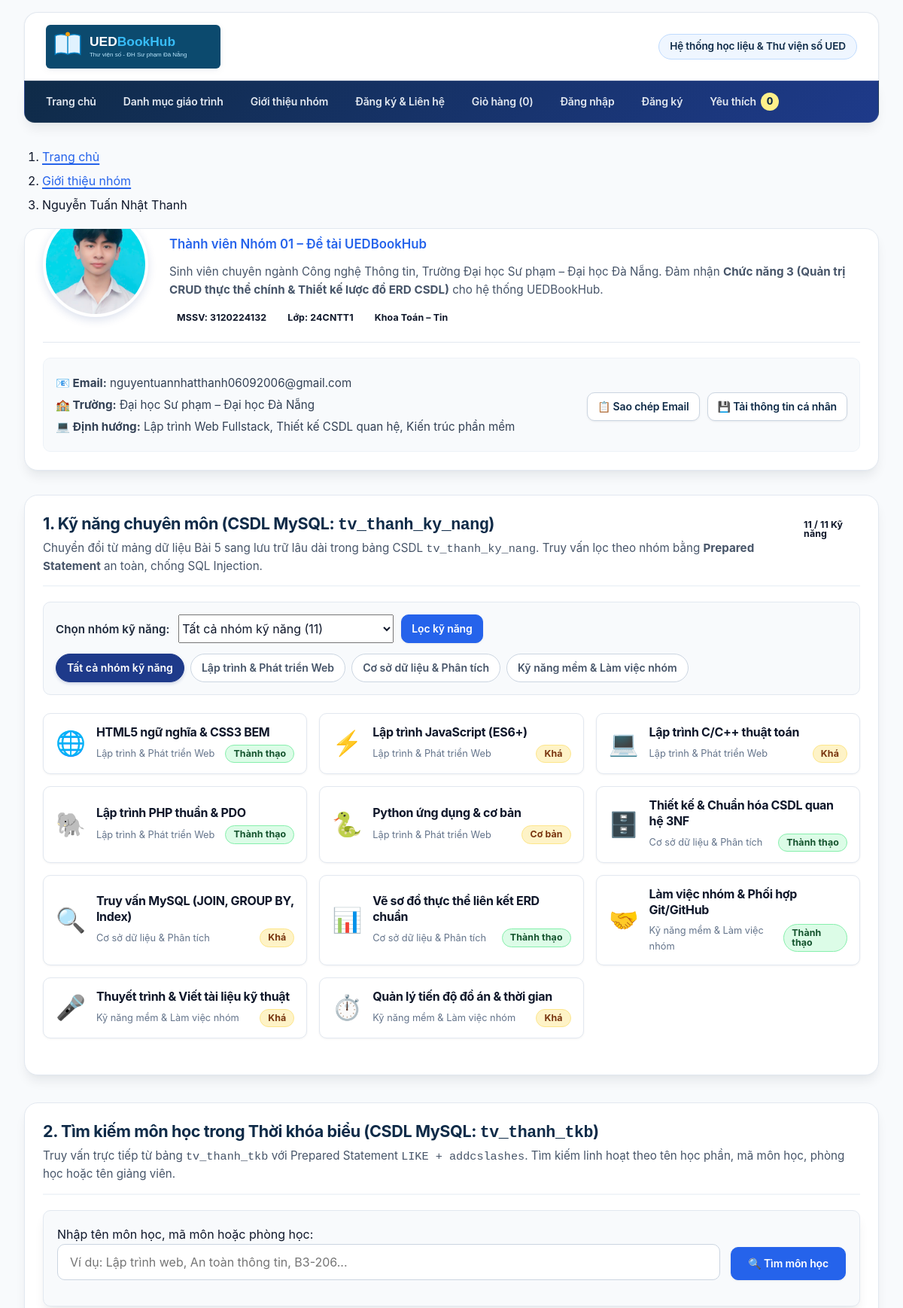
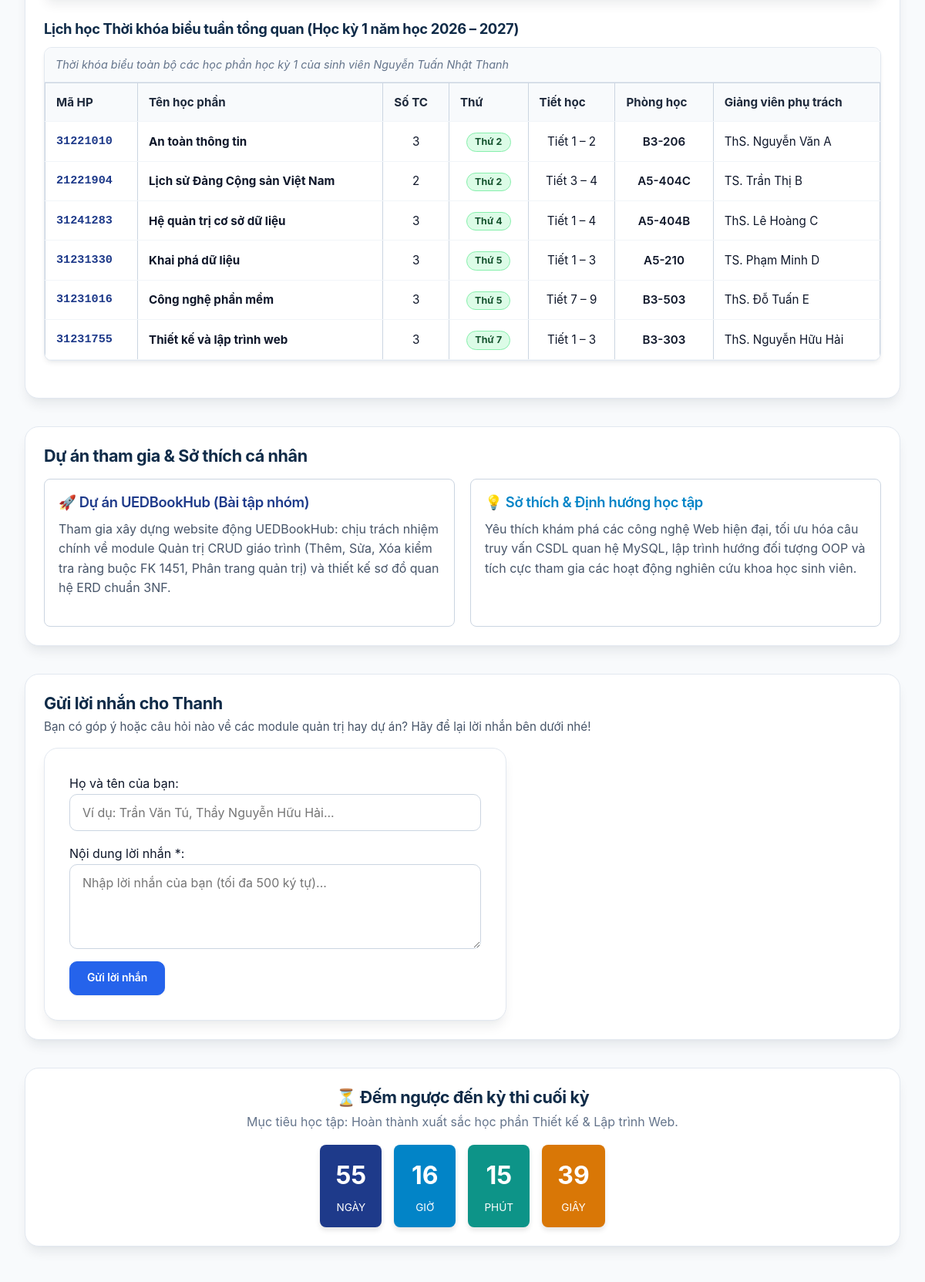
/thanhvien/3120224132_thanh/gioithieu.php (upper part), run on the app's committed database (2 pictures, top to bottom).
### tables this page shows
CREATE TABLE tv_thanh_ky_nang (
    id INT UNSIGNED AUTO_INCREMENT PRIMARY KEY,
    mssv CHAR(10) NOT NULL,
    nhom VARCHAR(50) NOT NULL,  
    ten_ky_nang VARCHAR(100) NOT NULL,
    muc_do VARCHAR(50) NOT NULL DEFAULT 'Khá',  
    bieu_tuong VARCHAR(20) NOT NULL DEFAULT '⭐',
    CONSTRAINT fk_tv_thanh_ky_nang_thanh_vien FOREIGN KEY (mssv)
        REFERENCES thanh_vien(mssv) ON DELETE CASCADE
);

CREATE TABLE tv_thanh_tkb (
    id INT UNSIGNED AUTO_INCREMENT PRIMARY KEY,
    mssv CHAR(10) NOT NULL,
    ma_hoc_phan VARCHAR(30) NOT NULL,
    ten_mon VARCHAR(150) NOT NULL,
    so_tin_chi TINYINT UNSIGNED NOT NULL DEFAULT 3,
    thu VARCHAR(20) NOT NULL,
    tiet_hoc VARCHAR(30) NOT NULL,
    phong_hoc VARCHAR(50) NOT NULL,
    giang_vien VARCHAR(100) NULL,
    CONSTRAINT fk_tv_thanh_tkb_thanh_vien FOREIGN KEY (mssv)
        REFERENCES thanh_vien(mssv) ON DELETE CASCADE
);

### inc/db.php (called while the page is built, shortened)
<?php
function db(): PDO
{
    static $ketNoi = null;
    if ($ketNoi instanceof PDO) {
        return $ketNoi;
    }
    $ketNoi = new PDO(
        'mysql:host=127.0.0.1;port=3306;dbname=ltweb_nhom01;charset=utf8mb4',
        'root',
        '',
        [
            PDO::ATTR_ERRMODE => PDO::ERRMODE_EXCEPTION,
            PDO::ATTR_DEFAULT_FETCH_MODE => PDO::FETCH_ASSOC,
            PDO::ATTR_EMULATE_PREPARES => false,
        ]
    );
    return $ketNoi;
}

### inc/ham.php (called while the page is built, shortened)
<?php
function e(string|int|float|null $value): string
{
    return htmlspecialchars((string) $value, ENT_QUOTES | ENT_SUBSTITUTE, 'UTF-8');
}

### thanhvien/3120224132_thanh/gioithieu.php (the view, shortened to what this page needs)
<?php
$cacNhomKyNang = [
    'tatca'     => 'Tất cả nhóm kỹ năng',
    'laptrinh'  => 'Lập trình & Phát triển Web',
    'csdl'      => 'Cơ sở dữ liệu & Phân tích',
    'kynangmem' => 'Kỹ năng mềm & Làm việc nhóm'
];
$nhomChon = trim($_GET['nhom'] ?? 'tatca');
$dsKyNang = [];
try {
    if ($nhomChon === 'tatca') {
        $stKn = db()->prepare('SELECT id, nhom, ten_ky_nang, muc_do, bieu_tuong FROM tv_thanh_ky_nang WHERE mssv = ? ORDER BY id ASC');
        $stKn->execute([MSSV]);
    } else {
        $stKn = db()->prepare('SELECT id, nhom, ten_ky_nang, muc_do, bieu_tuong FROM tv_thanh_ky_nang WHERE mssv = ? AND nhom = ? ORDER BY id ASC');
        $stKn->execute([MSSV, $nhomChon]);
    }
    $dsKyNang = $stKn->fetchAll();
} catch (PDOException $e) {
    error_log('Lỗi đọc kỹ năng của Thanh: ' . $e->getMessage());
}
$soLuongTheoNhom = [];
try {
    $stCount = db()->prepare('SELECT nhom, COUNT(*) as sl FROM tv_thanh_ky_nang WHERE mssv = ? GROUP BY nhom');
    $stCount->execute([MSSV]);
    while ($r = $stCount->fetch()) {
        $soLuongTheoNhom[$r['nhom']] = (int)$r['sl'];
    }
} catch (PDOException $e) {
    error_log('Lỗi đếm kỹ năng của Thanh: ' . $e->getMessage());
}
$tongSoKyNang = array_sum($soLuongTheoNhom);
$tuKhoa = trim($_GET['tim_mon'] ?? '');
$tatCaTkb = [];
try {
    $stAll = db()->prepare('SELECT * FROM tv_thanh_tkb WHERE mssv = ? ORDER BY id ASC');
    $stAll->execute([MSSV]);
    $tatCaTkb = $stAll->fetchAll();
} catch (PDOException $e) {
    error_log('Lỗi đọc toàn bộ TKB của Thanh: ' . $e->getMessage());
}
require __DIR__ . '/../../inc/header.php';
?>
<main class="noi-dung-chinh">
  <nav class="duong-dan" aria-label="Đường dẫn trang">
    <ol class="duong-dan__danh-sach">
      <li class="duong-dan__muc"><a class="duong-dan__lien-ket" href="../../index.php">Trang chủ</a></li>
      <li class="duong-dan__muc"><a class="duong-dan__lien-ket" href="../../gioi-thieu.php">Giới thiệu nhóm</a></li>
      <li class="duong-dan__muc" aria-current="page">Nguyễn Tuấn Nhật Thanh</li>
    </ol>
  </nav>
  <article class="ho-so-ca-nhan">
    <div class="ho-so-ca-nhan__than">
      <div class="ho-so-ca-nhan__hang-dau">
        <img class="ho-so-ca-nhan__anh" src="images/nguyen-tuan-nhat-thanh.jpg" alt="Ảnh chân dung Nguyễn Tuấn Nhật Thanh" width="160" height="160">
        <div class="ho-so-ca-nhan__thong-tin">
          <h1 class="ho-so-ca-nhan__ten">Nguyễn Tuấn Nhật Thanh</h1>
          <div class="ho-so-ca-nhan__vai-tro">Thành viên Nhóm 01 – Đề tài UEDBookHub</div>
          <p class="ho-so-ca-nhan__mo-ta">
            Sinh viên chuyên ngành Công nghệ Thông tin, Trường Đại học Sư phạm – Đại học Đà Nẵng.
            Đảm nhận <strong>Chức năng 3 (Quản trị CRUD thực thể chính & Thiết kế lược đồ ERD CSDL)</strong> cho hệ thống UEDBookHub.
          </p>
          <div class="ho-so-ca-nhan__the-nhanh">
            <span class="huy-hieu huy-hieu--chinh">MSSV: 3120224132</span>
            <span class="huy-hieu huy-hieu--phu">Lớp: 24CNTT1</span>
            <span class="huy-hieu">Khoa Toán – Tin</span>
          </div>
        </div>
      </div>
      <div class="ho-so-ca-nhan__chi-tiet">
        <div class="ho-so-ca-nhan__thong-tin-nhanh">
          <p><strong>📧 Email:</strong> <span id="email-text">nguyentuannhatthanh06092006@gmail.com</span></p>
          <p><strong>🏫 Trường:</strong> Đại học Sư phạm – Đại học Đà Nẵng</p>
          <p><strong>💻 Định hướng:</strong> Lập trình Web Fullstack, Thiết kế CSDL quan hệ, Kiến trúc phần mềm</p>
        </div>
        <div class="ho-so-ca-nhan__nut-hanh-dong">
          <button id="btn-copy-email" class="nut nut--phu nut--nho" type="button" onclick="saoChepEmail()">📋 Sao chép Email</button>
          <button id="btn-download-info" class="nut nut--phu nut--nho" type="button" onclick="taiThongTin()">💾 Tải thông tin cá nhân</button>
        </div>
      </div>
    </div>
  </article>
  <section id="ky-nang-csdl" class="khoi-chuc-nang-ca-nhan" aria-labelledby="tieu-de-ky-nang">
    <div class="khoi-chuc-nang-ca-nhan__dau">
      <div>
        <h2 id="tieu-de-ky-nang" class="khoi-chuc-nang-ca-nhan__tieu-de">1. Kỹ năng chuyên môn (CSDL MySQL: <code>tv_thanh_ky_nang</code>)</h2>
        <p class="khoi-chuc-nang-ca-nhan__mo-ta">
          Chuyển đổi từ mảng dữ liệu Bài 5 sang lưu trữ lâu dài trong bảng CSDL <code>tv_thanh_ky_nang</code>.
          Truy vấn lọc theo nhóm bằng <strong>Prepared Statement</strong> an toàn, chống SQL Injection.
        </p>
      </div>
      <div class="khoi-chuc-nang-ca-nhan__so-luong">
        <span class="huy-hieu huy-hieu--chinh"><?= count($dsKyNang) ?> / <?= $tongSoKyNang ?> Kỹ năng</span>
      </div>
    </div>
    <div class="bo-loc-ky-nang">
      <form class="form-loc-ky-nang" method="get" action="gioithieu.php#ky-nang-csdl">
        <label for="nhom-ky-nang" class="nhan-loc">Chọn nhóm kỹ năng:</label>
        <div class="dieu-khien-loc">
          <select id="nhom-ky-nang" name="nhom" class="o-chon" onchange="this.form.submit()">
            <?php foreach ($cacNhomKyNang as $ma => $tenNhom): ?>
              <?php $so = ($ma === 'tatca') ? $tongSoKyNang : ($soLuongTheoNhom[$ma] ?? 0); ?>
              <option value="<?= e($ma) ?>" <?= $nhomChon === $ma ? 'selected' : '' ?>>
                <?= e($tenNhom) ?> (<?= $so ?>)
              </option>
            <?php endforeach; ?>
          </select>
          <button type="submit" class="nut nut--chinh nut--nho">Lọc kỹ năng</button>
        </div>
      </form>
      <div class="danh-sach-the-loc" role="tablist" aria-label="Bộ lọc nhanh">
        <?php foreach ($cacNhomKyNang as $ma => $tenNhom): ?>
          <a href="gioithieu.php?nhom=<?= e($ma) ?>#ky-nang-csdl"
             class="the-tab <?= $nhomChon === $ma ? 'the-tab--kich-hoat' : '' ?>"
             role="tab" aria-selected="<?= $nhomChon === $ma ? 'true' : 'false' ?>">
            <?= e($tenNhom) ?>
          </a>
        <?php endforeach; ?>
      </div>
    </div>
    <div class="luoi-ky-nang">
      <?php if (!$dsKyNang): ?>
        <p class="thong-bao-rong">Không tìm thấy kỹ năng nào trong nhóm này.</p>
      <?php else: ?>
        <?php foreach ($dsKyNang as $kn): ?>
          <article class="the-ky-nang">
            <span class="the-ky-nang__bieu-tuong" aria-hidden="true"><?= e($kn['bieu_tuong']) ?></span>
            <div class="the-ky-nang__noi-dung">
              <h3 class="the-ky-nang__ten"><?= e($kn['ten_ky_nang']) ?></h3>
              <div class="the-ky-nang__hang-duoi">
                <span class="the-ky-nang__nhom"><?= e($cacNhomKyNang[$kn['nhom']] ?? $kn['nhom']) ?></span>
                <span class="huy-hieu <?= $kn['muc_do'] === 'Thành thạo' ? 'huy-hieu--con' : 'huy-hieu--sap-het' ?>">
                  <?= e($kn['muc_do']) ?>
                </span>
              </div>
            </div>
          </article>
        <?php endforeach; ?>
      <?php endif; ?>
    </div>
  </section>
  <section id="tim-kiem-tkb" class="khoi-chuc-nang-ca-nhan" aria-labelledby="tieu-de-tkb" style="margin-top: 36px;">
    <div class="khoi-chuc-nang-ca-nhan__dau">
      <div>
        <h2 id="tieu-de-tkb" class="khoi-chuc-nang-ca-nhan__tieu-de">2. Tìm kiếm môn học trong Thời khóa biểu (CSDL MySQL: <code>tv_thanh_tkb</code>)</h2>
        <p class="khoi-chuc-nang-ca-nhan__mo-ta">
          Truy vấn trực tiếp từ bảng <code>tv_thanh_tkb</code> với Prepared Statement <code>LIKE + addcslashes</code>.
          Tìm kiếm linh hoạt theo tên học phần, mã môn học, phòng học hoặc tên giảng viên.
        </p>
      </div>
    </div>
    <form class="bieu-mau bieu-mau--tim-kiem" method="get" action="gioithieu.php#tim-kiem-tkb">
      <div class="bieu-mau__hang-ngang">
        <div class="bieu-mau__nhom" style="flex: 1;">
          <label for="tim_mon">Nhập tên môn học, mã môn hoặc phòng học:</label>
          <input class="bieu-mau__o-nhap" id="tim_mon" name="tim_mon" type="text"
                 value="<?= e($tuKhoa) ?>" placeholder="Ví dụ: Lập trình web, An toàn thông tin, B3-206...">
        </div>
        <div class="bieu-mau__nhom" style="align-self: flex-end;">
          <button type="submit" class="nut nut--chinh">🔍 Tìm môn học</button>
        </div>
      </div>
    </form>
    <div style="margin-top: 28px;">
      <h3 class="tieu-de-phu">Lịch học Thời khóa biểu tuần tổng quan (Học kỳ 1 năm học 2026 – 2027)</h3>
      <div class="bang-cuon" style="margin-top: 12px;">
        <table>
          <caption>Thời khóa biểu toàn bộ các học phần học kỳ 1 của sinh viên Nguyễn Tuấn Nhật Thanh</caption>
          <thead>
            <tr>
              <th scope="col">Mã HP</th>
              <th scope="col">Tên học phần</th>
              <th scope="col">Số TC</th>
              <th scope="col">Thứ</th>
              <th scope="col">Tiết học</th>
              <th scope="col">Phòng học</th>
              <th scope="col">Giảng viên phụ trách</th>
            </tr>
          </thead>
          <tbody>
            <?php foreach ($tatCaTkb as $tkb): ?>
              <tr>
                <td style="font-family: monospace; font-weight: bold; color: #1e3a8a;"><?= e($tkb['ma_hoc_phan']) ?></td>
                <td><strong><?= e($tkb['ten_mon']) ?></strong></td>
                <td style="text-align: center;"><?= (int)$tkb['so_tin_chi'] ?></td>
                <td style="text-align: center;"><span class="huy-hieu huy-hieu--con"><?= e($tkb['thu']) ?></span></td>
                <td style="text-align: center;"><?= e($tkb['tiet_hoc']) ?></td>
                <td style="text-align: center; font-weight: 600;"><?= e($tkb['phong_hoc']) ?></td>
                <td><?= e($tkb['giang_vien'] ?? 'ThS. Nguyễn Hữu Hải') ?></td>
              </tr>
            <?php endforeach; ?>
          </tbody>
        </table>
      </div>
    </div>
  </section>
  <section class="khoi-chuc-nang-ca-nhan" style="margin-top: 36px;">
    <h2 class="khoi-chuc-nang-ca-nhan__tieu-de">Dự án tham gia &amp; Sở thích cá nhân</h2>
    <div class="luoi-hai-cot" style="display: grid; grid-template-columns: repeat(auto-fit, minmax(280px, 1fr)); gap: 20px; margin-top: 16px;">
      <div class="the-noi-dung" style="background: #ffffff; border: 1px solid #cbd5e1; border-radius: 8px; padding: 18px;">
        <h3 style="color: #1e3a8a; font-size: 1.15rem; margin-top: 0;">🚀 Dự án UEDBookHub (Bài tập nhóm)</h3>
        <p style="color: #475569; line-height: 1.6;">
          Tham gia xây dựng website động UEDBookHub: chịu trách nhiệm chính về module Quản trị CRUD giáo trình (Thêm, Sửa, Xóa kiểm tra ràng buộc FK 1451, Phân trang quản trị) và thiết kế sơ đồ quan hệ ERD chuẩn 3NF.
        </p>
      </div>
      <div class="the-noi-dung" style="background: #ffffff; border: 1px solid #cbd5e1; border-radius: 8px; padding: 18px;">
        <h3 style="color: #0284c7; font-size: 1.15rem; margin-top: 0;">💡 Sở thích &amp; Định hướng học tập</h3>
        <p style="color: #475569; line-height: 1.6;">
          Yêu thích khám phá các công nghệ Web hiện đại, tối ưu hóa câu truy vấn CSDL quan hệ MySQL, lập trình hướng đối tượng OOP và tích cực tham gia các hoạt động nghiên cứu khoa học sinh viên.
        </p>
      </div>
    </div>
  </section>
  <section id="form-loi-nhan" class="khoi-chuc-nang-ca-nhan" style="margin-top: 36px;">
    <h2 class="khoi-chuc-nang-ca-nhan__tieu-de">Gửi lời nhắn cho Thanh</h2>
    <p class="khoi-chuc-nang-ca-nhan__mo-ta">
      Bạn có góp ý hoặc câu hỏi nào về các module quản trị hay dự án? Hãy để lại lời nhắn bên dưới nhé!
    </p>
    <form class="bieu-mau" method="post" action="gioithieu.php#form-loi-nhan" style="max-width: 600px; margin-top: 16px;">
      <div class="bieu-mau__nhom">
        <label for="ten_nguoi_gui">Họ và tên của bạn:</label>
        <input class="bieu-mau__o-nhap" id="ten_nguoi_gui" name="ten_nguoi_gui" type="text" placeholder="Ví dụ: Trần Văn Tú, Thầy Nguyễn Hữu Hải...">
      </div>
      <div class="bieu-mau__nhom">
        <label for="loi_nhan">Nội dung lời nhắn <span class="dau-sao" aria-hidden="true">*</span>:</label>
        <textarea class="bieu-mau__o-nhap" id="loi_nhan" name="loi_nhan" rows="3" maxlength="500" required placeholder="Nhập lời nhắn của bạn (tối đa 500 ký tự)..."></textarea>
      </div>
      <button class="nut nut--chinh" type="submit">Gửi lời nhắn</button>
    </form>
  </section>
  <section class="khoi-chuc-nang-ca-nhan" style="margin-top: 36px; text-align: center;">
    <h2 class="khoi-chuc-nang-ca-nhan__tieu-de">⏳ Đếm ngược đến kỳ thi cuối kỳ</h2>
    <p style="color: #64748b; margin-bottom: 16px;">Mục tiêu học tập: Hoàn thành xuất sắc học phần Thiết kế &amp; Lập trình Web.</p>
    <div class="dem-nguoc" id="countdown-box" style="display: flex; justify-content: center; gap: 16px; flex-wrap: wrap;" aria-live="polite">
      <div class="the-dem-nguoc" style="background: #1e3a8a; color: white; padding: 14px 20px; border-radius: 8px; min-width: 80px;">
        <span id="days" style="display: block; font-size: 2rem; font-weight: 700;">0</span>
        <span style="font-size: 0.85rem; text-transform: uppercase;">Ngày</span>
      </div>
      <div class="the-dem-nguoc" style="background: #0284c7; color: white; padding: 14px 20px; border-radius: 8px; min-width: 80px;">
        <span id="hours" style="display: block; font-size: 2rem; font-weight: 700;">0</span>
        <span style="font-size: 0.85rem; text-transform: uppercase;">Giờ</span>
      </div>
      <div class="the-dem-nguoc" style="background: #0d9488; color: white; padding: 14px 20px; border-radius: 8px; min-width: 80px;">
        <span id="minutes" style="display: block; font-size: 2rem; font-weight: 700;">0</span>
        <span style="font-size: 0.85rem; text-transform: uppercase;">Phút</span>
      </div>
      <div class="the-dem-nguoc" style="background: #d97706; color: white; padding: 14px 20px; border-radius: 8px; min-width: 80px;">
        <span id="seconds" style="display: block; font-size: 2rem; font-weight: 700;">0</span>
        <span style="font-size: 0.85rem; text-transform: uppercase;">Giây</span>
      </div>
    </div>
  </section>
</main>
<?php
require __DIR__ . '/../../inc/footer.php';

### css/php.css (style rules this page uses)
input, select, textarea { max-width: 100%; min-width: 0; font: inherit; }
.bang-cuon { max-width: 100%; overflow-x: auto; }
.bang-cuon table { width: 100%; border-collapse: collapse; }
.bang-cuon th, .bang-cuon td { padding: 12px; border: 1px solid #cbd5e1; text-align: left; }
.noi-dung-chinh, .the, .bieu-mau__nhom { min-width: 0; overflow-wrap: anywhere; }
.nut { white-space: normal; }

### data on the page
tv_thanh_ky_nang: bieu_tuong "🌐", ten_ky_nang "HTML5 ngữ nghĩa & CSS3 BEM", nhom "Lập trình & Phát triển Web", muc_do "Thành thạo"
tv_thanh_ky_nang: bieu_tuong "⚡", ten_ky_nang "Lập trình JavaScript (ES6+)", nhom "Lập trình & Phát triển Web", muc_do "Khá"
tv_thanh_ky_nang: bieu_tuong "💻", ten_ky_nang "Lập trình C/C++ thuật toán", nhom "Lập trình & Phát triển Web", muc_do "Khá"
tv_thanh_ky_nang: bieu_tuong "🐘", ten_ky_nang "Lập trình PHP thuần & PDO", nhom "Lập trình & Phát triển Web", muc_do "Thành thạo"
tv_thanh_ky_nang: bieu_tuong "🐍", ten_ky_nang "Python ứng dụng & cơ bản", nhom "Lập trình & Phát triển Web", muc_do "Cơ bản"
tv_thanh_ky_nang: bieu_tuong "🗄️", ten_ky_nang "Thiết kế & Chuẩn hóa CSDL quan hệ 3NF", nhom "Cơ sở dữ liệu & Phân tích", muc_do "Thành thạo"
tv_thanh_ky_nang: bieu_tuong "🔍", ten_ky_nang "Truy vấn MySQL (JOIN, GROUP BY, Index)", nhom "Cơ sở dữ liệu & Phân tích", muc_do "Khá"
tv_thanh_ky_nang: bieu_tuong "📊", ten_ky_nang "Vẽ sơ đồ thực thể liên kết ERD chuẩn", nhom "Cơ sở dữ liệu & Phân tích", muc_do "Thành thạo"
tv_thanh_ky_nang: bieu_tuong "🤝", ten_ky_nang "Làm việc nhóm & Phối hợp Git/GitHub", nhom "Kỹ năng mềm & Làm việc nhóm", muc_do "Thành thạo"
tv_thanh_ky_nang: bieu_tuong "🎤", ten_ky_nang "Thuyết trình & Viết tài liệu kỹ thuật", nhom "Kỹ năng mềm & Làm việc nhóm", muc_do "Khá"
tv_thanh_ky_nang: bieu_tuong "⏱️", ten_ky_nang "Quản lý tiến độ đồ án & thời gian", nhom "Kỹ năng mềm & Làm việc nhóm", muc_do "Khá"
tv_thanh_tkb: ma_hoc_phan "31221010", ten_mon "An toàn thông tin", so_tin_chi "3", thu "Thứ 2", tiet_hoc "Tiết 1 – 2", phong_hoc "B3-206", giang_vien "ThS. Nguyễn Văn A"
tv_thanh_tkb: ma_hoc_phan "21221904", ten_mon "Lịch sử Đảng Cộng sản Việt Nam", so_tin_chi "2", thu "Thứ 2", tiet_hoc "Tiết 3 – 4", phong_hoc "A5-404C", giang_vien "TS. Trần Thị B"
tv_thanh_tkb: ma_hoc_phan "31241283", ten_mon "Hệ quản trị cơ sở dữ liệu", so_tin_chi "3", thu "Thứ 4", tiet_hoc "Tiết 1 – 4", phong_hoc "A5-404B", giang_vien "ThS. Lê Hoàng C"
tv_thanh_tkb: ma_hoc_phan "31231330", ten_mon "Khai phá dữ liệu", so_tin_chi "3", thu "Thứ 5", tiet_hoc "Tiết 1 – 3", phong_hoc "A5-210", giang_vien "TS. Phạm Minh D"
tv_thanh_tkb: ma_hoc_phan "31231016", ten_mon "Công nghệ phần mềm", so_tin_chi "3", thu "Thứ 5", tiet_hoc "Tiết 7 – 9", phong_hoc "B3-503", giang_vien "ThS. Đỗ Tuấn E"
tv_thanh_tkb: ma_hoc_phan "31231755", ten_mon "Thiết kế và lập trình web", so_tin_chi "3", thu "Thứ 7", tiet_hoc "Tiết 1 – 3", phong_hoc "B3-303", giang_vien "ThS. Nguyễn Hữu Hải"

### other printed values
$nhan "Trang chủ"
$nhan "Danh mục giáo trình"
$nhan "Giới thiệu nhóm"
$nhan "Đăng ký & Liên hệ"
$gioDauTrang->soMon() "0"
count($dsKyNang) "11"
$tongSoKyNang "11"
$tenNhom "Tất cả nhóm kỹ năng"
$tenNhom "Lập trình & Phát triển Web"
$tenNhom "Cơ sở dữ liệu & Phân tích"
$tenNhom "Kỹ năng mềm & Làm việc nhóm"
form field nhom "Tất cả nhóm kỹ năng (11)"
